Frame 1 (no input): blank canvas, image omitted
Frame 60 (no input): blank canvas, image omitted
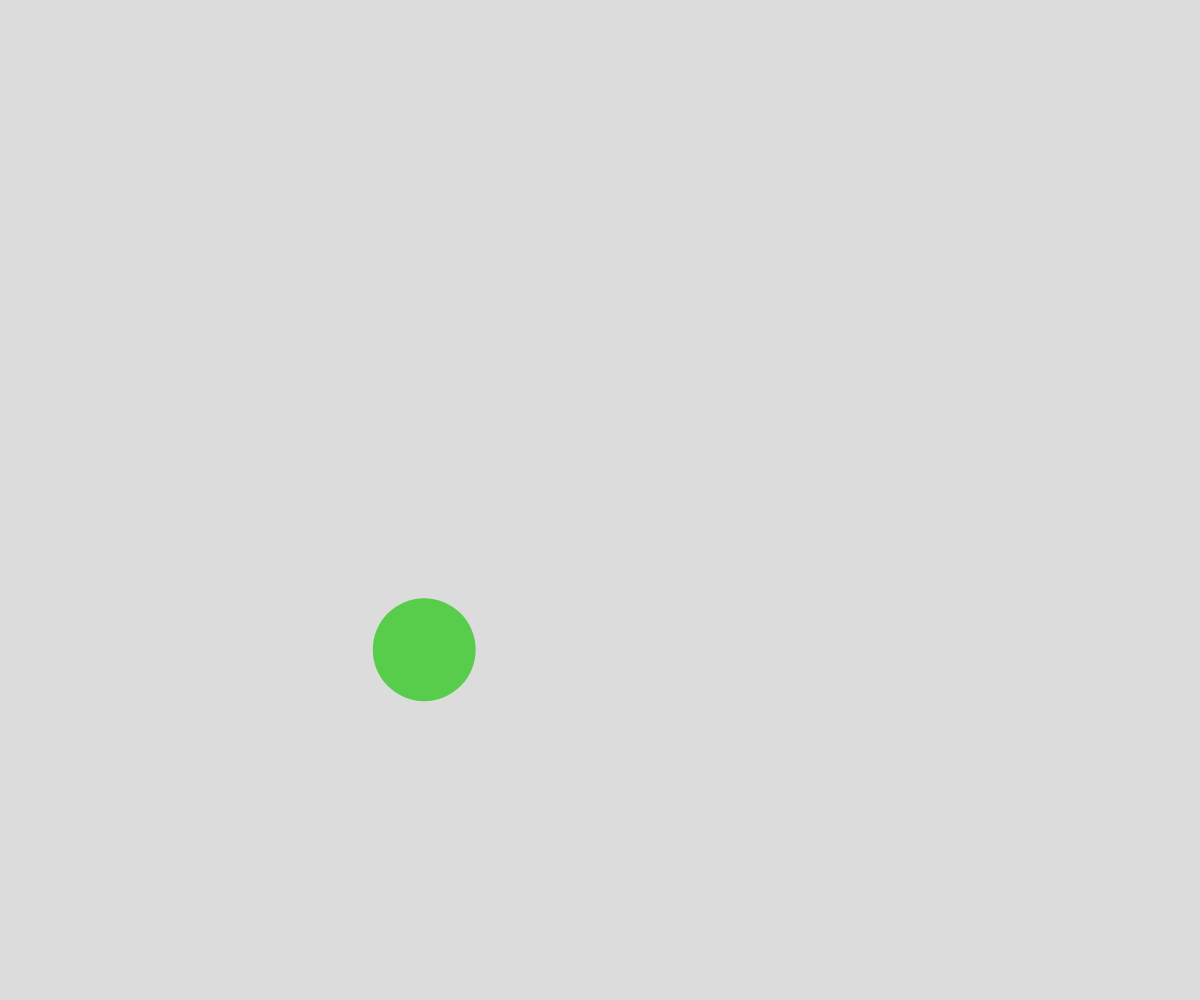
Frame 120 (the mouse pressed at the canvas centre since frame 60)

The p5.js sketch whose frames 1 and 60 were blank and that drew this single picture after the mouse press (run headless with seeded random() and noise() and a simulated clock; from frame 60 on, the mouse is pressed at the canvas centre):

// p5.js sketch
// ── sketch.js
// Bouncing Balls
// Dmitrii Pletmintsev
// 10/3/2024
//
// Extra for Experts:
// - describe what you did to take this project "above and beyond"

let ballArray = [];

function setup() {
  createCanvas(windowWidth, windowHeight);
}

function draw() {
  background(220);

  for (let theBall of ballArray) {
    theBall.x += theBall.dx;
    theBall.y += theBall.dy;

    if (theBall.x >= width - theBall.radius || theBall.x <= 0 + theBall.radius){
      theBall.dx *= -1;
    }
    if (theBall.y >= height - theBall.radius || theBall.y <= 0 + theBall.radius){
      theBall.dy *= -1;
    }
    
    noStroke();
    fill(theBall.r, theBall.g, theBall.b);
    // Show ball
    circle(theBall.x, theBall.y, theBall.radius * 2);
  }
}

function spawnBall(theX, theY) {
  let theBall = {
    x: theX,
    y: theY,
    radius: random(30, 60), 
    dx: random(-5, 5),
    dy: random(-5, 5),
    r: random(0, 255),
    g: random(0, 255),
    b: random(0, 255),
  };

  ballArray.push(theBall);
}

function mousePressed(){
  spawnBall(mouseX, mouseY);
}
